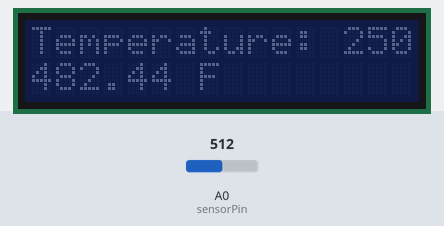
Bench run of a sketch on a simulated Arduino Uno, built with avr-gcc and run on an emulated ATmega328P. Parts: 16×2 character LCD. The inputs (shaded band) are chosen by the test bench; at power-on: A0 (sensorPin) = 512.

Above: at 1.2 s.
1.3 s: A0 (sensorPin) set to 85
At 2.43 s:
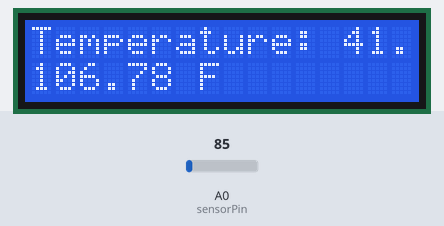
3.2 s: A0 (sensorPin) set to 71
At 3.8 s:
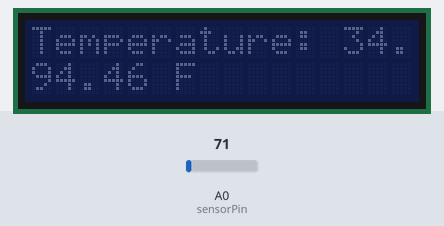
6.2 s: A0 (sensorPin) set to 122
At 7.1 s:
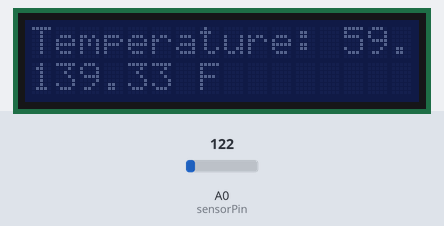
Timing chart, 0 to 9.2 s (numbered marks = the images above; inputs shaded):
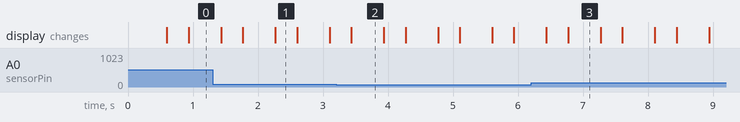

The sketch:

Temperature_of_LM35_print_on_LCD_I2C_Display.ino
```cpp
#include <Adafruit_LiquidCrystal.h>
Adafruit_LiquidCrystal led_1(0);
int sensorPin = A0;
float tempC;
float tempF;

void setup()
{
    led_1.begin(16, 2);
}

void loop()
{
    int sensorValue = analogRead(sensorPin);

    float voltage = sensorValue * (5.0 / 1023.0);

    tempC = voltage * 100;
    tempF = (tempC * 9.0 / 5.0) + 32.0;

    led_1.setCursor(0, 0);
    led_1.print("Temperature: ");
    led_1.print(tempC);
    led_1.print(" C | ");
    led_1.setCursor(0, 1);
    led_1.print(tempF);
    led_1.println(" F");
    led_1.setBacklight(0);
    delay(500);
    led_1.setBacklight(1);
    delay(300);
}
```

Measured:
- the behaviour switches between 78 and 77 on A0 (sensorPin) (found by bisection; images 1 and 2)
- after the input at 1.3 s, the display: first differs from a run without the input after 0.47 s (image 1 shows a later state)
- after the input at 3.2 s, the display: changes after 0.24 s (image 2)
- after the input at 6.2 s, the display: first differs from a run without the input after 0.57 s (image 3)
- what the display in image 2 shows lasts 0.5 s, from 3.4 s to 3.9 s
